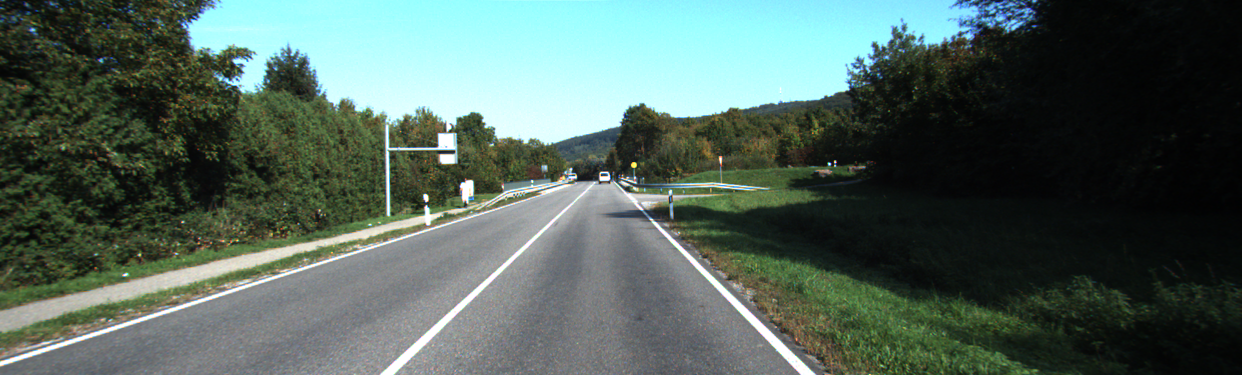
#> input picture test_images/kitti_test1.jpg, 1242 x 375 px
$ python -i sobel.py   (imports and definitions only)   (older library calls are emulated)
#> lines starting #> are read from the running program, lines starting #| are printed output that depends on the picture; after the words box and inside, x2 and y2 are one past the last pixel; in counts of white or black regions, pixels touching at a corner belong together
### hls.py
import matplotlib.pyplot as plt
import matplotlib.image as mpimg
import numpy as np
import cv2

#image = mpimg.imread('test_images/test6.jpg')
def hls_select(img, thresh=(0, 255)):
	hls = cv2.cvtColor(img, cv2.COLOR_RGB2HLS)
	s_channel = hls[:,:,2]
	binary_output = np.zeros_like(s_channel)
	binary_output[(s_channel > thresh[0]) & (s_channel <= thresh[1])] = 1
	return binary_output

### sobel.py
import numpy as np
import cv2
from hls import hls_select
#image = mpimg.imread('signs_vehicles_xygrad.png')
#gray = cv2.cvtColor(image, cv2.COLOR_RGB2GRAY

#1 To detect gradient with sobel operator
def abs_sobel_thresh(img, orient='x', thresh_min=20, thresh_max=100):
    """
    Takes an image, gradient orientation, and threshold min/max values
    """
    # Convert to grayscale
    gray = cv2.cvtColor(img, cv2.COLOR_RGB2GRAY)
    # Apply x or y gradient with the OpenCV Sobel() function
    # and take the absolute value
    if orient == 'x':
        abs_sobel = np.absolute(cv2.Sobel(gray, cv2.CV_64F, 1, 0))
    if orient == 'y':
        abs_sobel = np.absolute(cv2.Sobel(gray, cv2.CV_64F, 0, 1))
    # Rescale back to 8 bit integer
    scaled_sobel = np.uint8(255*abs_sobel/np.max(abs_sobel))
    # Create a copy and apply the threshold
    binary_output = np.zeros_like(scaled_sobel)
    # Here I'm using inclusive (>=, <=) thresholds, but exclusive is ok too
    binary_output[(scaled_sobel >= thresh_min) & (scaled_sobel <= thresh_max)] = 1

    # Return the result
    return binary_output

#2 Computation of gradient
def mag_thresh(img, sobel_kernel=3, mag_thresh=(30, 100)):
    """
    Return the magnitude of the gradient
    for a given sobel kernel size and threshold values
    """
    # Convert to grayscale
    gray = cv2.cvtColor(img, cv2.COLOR_RGB2GRAY)
    # Take both Sobel x and y gradients
    sobelx = cv2.Sobel(gray, cv2.CV_64F, 1, 0, ksize=sobel_kernel)
    sobely = cv2.Sobel(gray, cv2.CV_64F, 0, 1, ksize=sobel_kernel)
    # Calculate the gradient magnitude
    gradmag = np.sqrt(sobelx**2 + sobely**2)
    # Rescale to 8 bit
    scale_factor = np.max(gradmag)/255
    gradmag = (gradmag/scale_factor).astype(np.uint8)
    # Create a binary image of ones where threshold is met, zeros otherwise
    binary_output = np.zeros_like(gradmag)
    binary_output[(gradmag >= mag_thresh[0]) & (gradmag <= mag_thresh[1])] = 1

    # Return the binary image
    return binary_output


#3 Computation of direction
def dir_threshold(img, sobel_kernel=3, thresh=(0, np.pi/2)):
    """
    Return the direction of the gradient
    for a given sobel kernel size and threshold values
    """
    # Convert to grayscale
    gray = cv2.cvtColor(img, cv2.COLOR_RGB2GRAY)
    # Calculate the x and y gradients
    sobelx = cv2.Sobel(gray, cv2.CV_64F, 1, 0, ksize=sobel_kernel)
    sobely = cv2.Sobel(gray, cv2.CV_64F, 0, 1, ksize=sobel_kernel)
    # Take the absolute value of the gradient direction,
    # apply a threshold, and create a binary image result
    absgraddir = np.arctan2(np.absolute(sobely), np.absolute(sobelx))
    binary_output =  np.zeros_like(absgraddir)
    binary_output[(absgraddir >= thresh[0]) & (absgraddir <= thresh[1])] = 1

    # Return the binary image
    return binary_output


#4 Mix them up
def combined_thresh(img):
    abs_bin = abs_sobel_thresh(img, orient='x', thresh_min=100, thresh_max=255)
    mag_bin = mag_thresh(img, sobel_kernel=3, mag_thresh=(50, 255))
    dir_bin = dir_threshold(img, sobel_kernel=15, thresh=(0.7, 1.3))
    hls_bin = hls_select(img, thresh=(170, 255))

    combined = np.zeros_like(dir_bin)
    combined[(abs_bin == 1 | ((mag_bin == 1) & (dir_bin == 1))) | hls_bin == 1] = 1

    return combined

>>> import cv2
>>> picture = cv2.cvtColor(cv2.imread('test_images/kitti_test1.jpg'), cv2.COLOR_BGR2RGB)
>>> result = combined_thresh(picture)
#> in combined_thresh, `abs_bin = abs_sobel_thresh(img, orient='x', thresh_min=100, thresh_max..`:
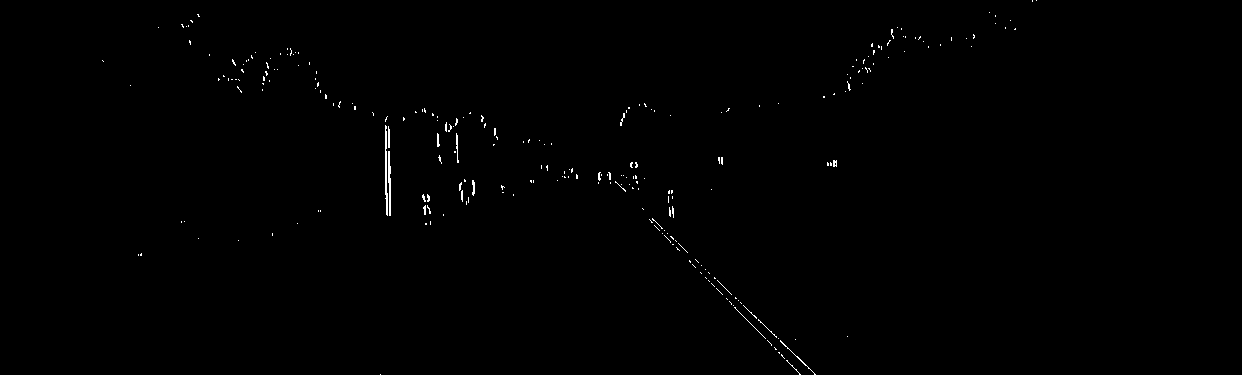
#> abs_bin: shape (375, 1242); values 0 (black) and 1 (white), 0.38% white in thin lines or dots, all inside (x1, y1, x2, y2) = (102, 0, 1037, 375)
#> in mag_thresh, `gradmag = np.sqrt(sobelx**2 + sobely**2)`:
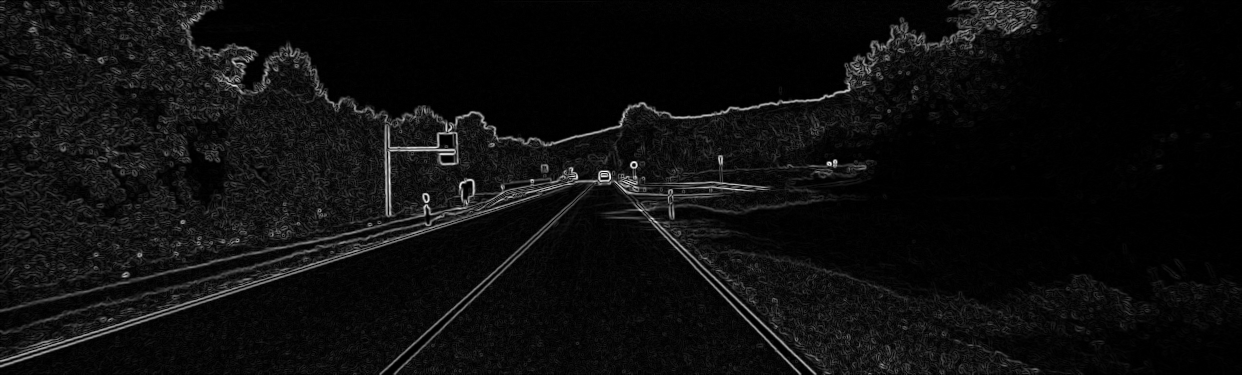
#> gradmag: shape (375, 1242) float64; min 0, max 850.6, mean 48; drawn with min black and max white
#> in mag_thresh, `scale_factor = np.max(gradmag)/255`: scale_factor = 3.34
#> in dir_threshold, `sobely = cv2.Sobel(gray, cv2.CV_64F, 0, 1, ksize=sobel_kernel)`:
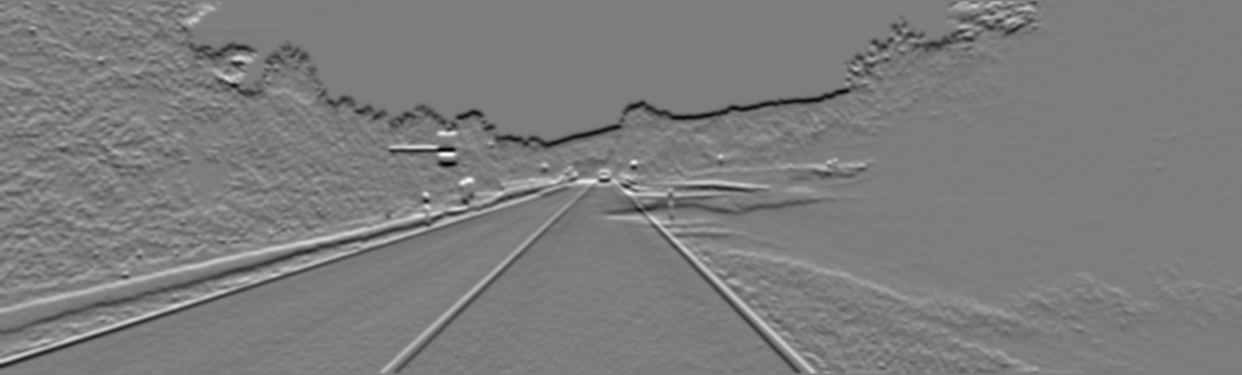
#> sobely: shape (375, 1242) float64; min -5.19e+09, max 5.4e+09, mean -16413188.8; drawn with min black and max white
#> in dir_threshold, `absgraddir = np.arctan2(np.absolute(sobely), np.absolute(sobelx))`:
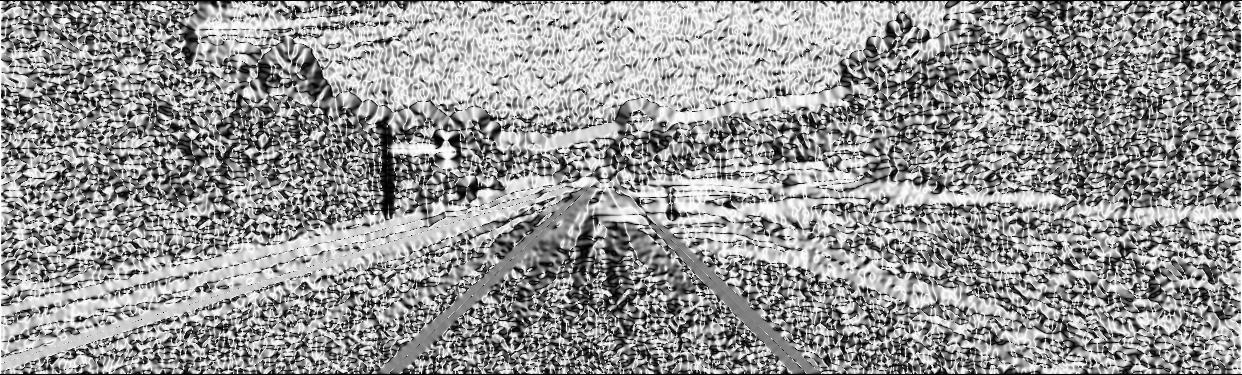
#> absgraddir: shape (375, 1242) float64; min 0, max 1.57, mean 0.927; drawn with min black and max white
#> in combined_thresh, `dir_bin = dir_threshold(img, sobel_kernel=15, thresh=(0.7, 1.3))`:
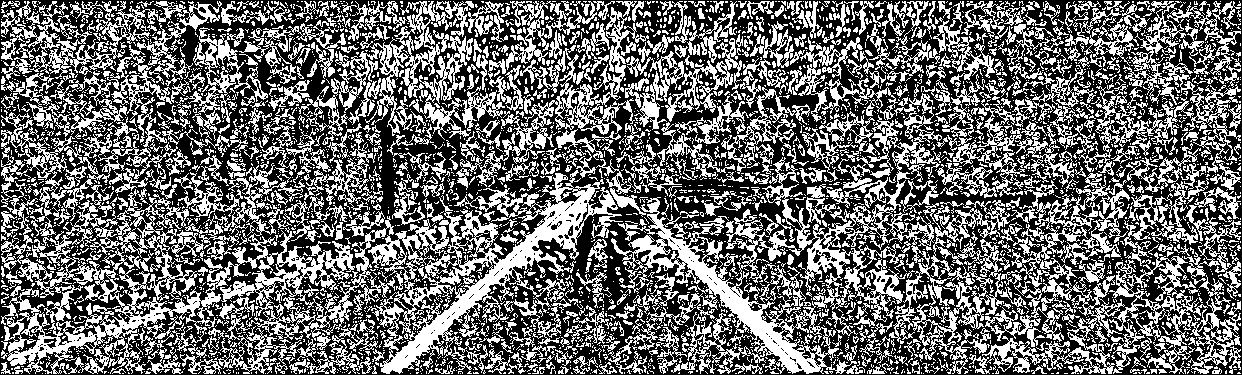
#> dir_bin: shape (375, 1242) float64; values 0 (black) and 1 (white), 41.9% white in thin lines or dots
#> in hls_select, `s_channel = hls[:,:,2]`:
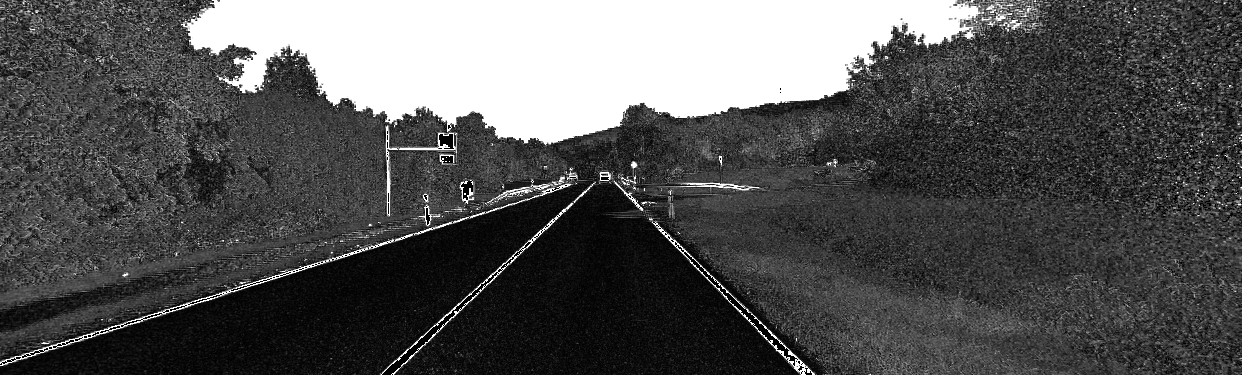
#> s_channel: shape (375, 1242); min 0, max 255, mean 83.9
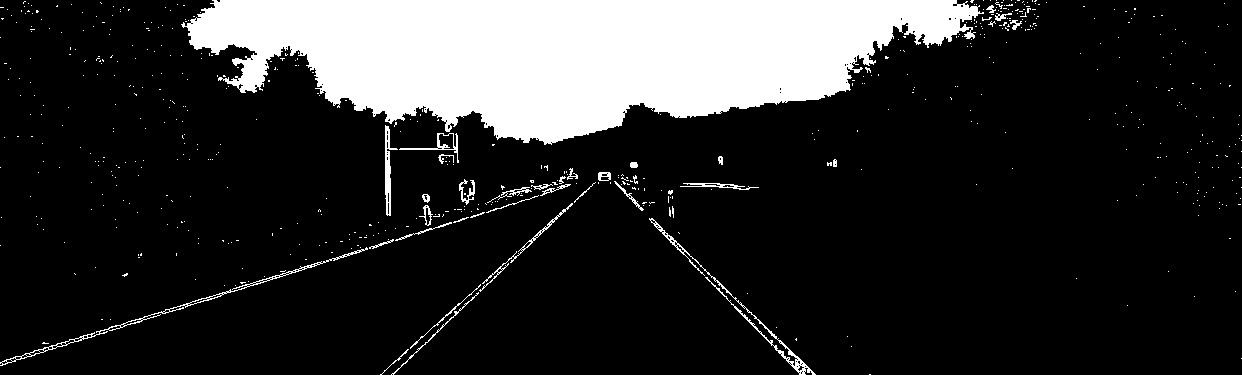
#> result: shape (375, 1242) float64; values 0 (black) and 1 (white), 17.2% white; 606 white regions (572 under 20 px), largest, box (x1, y1, x2, y2) and area: (181, 0, 984, 145) 74287, (0, 247, 368, 366) 913, (649, 218, 816, 375) 882

$ run again, on test_images/kitti_test2.jpg
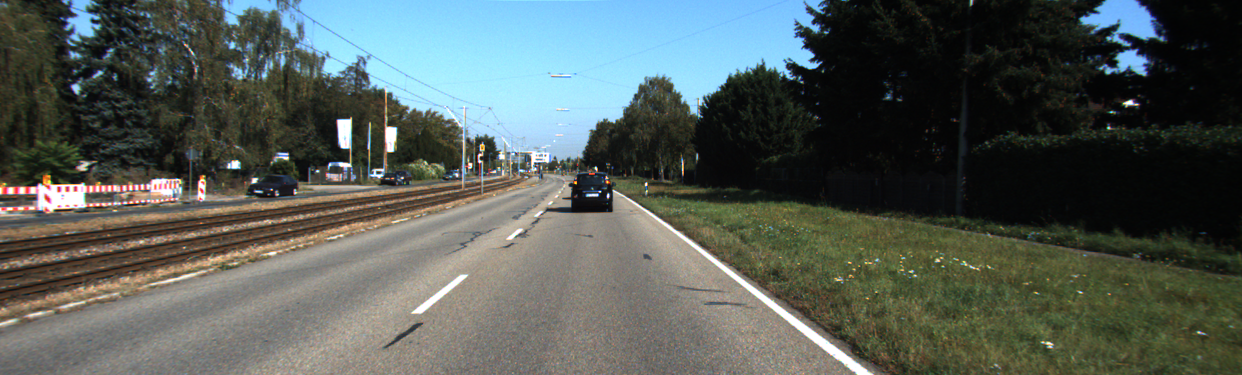
#> input picture test_images/kitti_test2.jpg, 1242 x 375 px
#> in combined_thresh, `abs_bin = abs_sobel_thresh(img, orient='x', thresh_min=100, thresh_max..`:
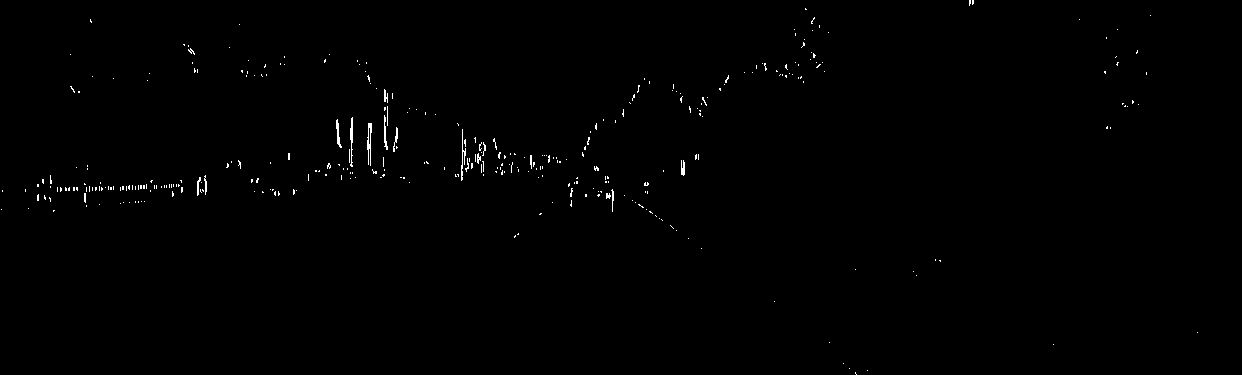
#> abs_bin: shape (375, 1242); values 0 (black) and 1 (white), 0.48% white in thin lines or dots
#> scale_factor = 3.75
#> mag_bin: shape (375, 1242); values 0 (black) and 1 (white), 5.5% white in thin lines or dots
#> dir_bin: shape (375, 1242) float64; values 0 (black) and 1 (white), 40.5% white in thin lines or dots
#> hls: shape (375, 1242, 3); mean of channels 0, 1, 2 58.3, 86.9, 70.8
#> hls_bin: shape (375, 1242); values 0 (black) and 1 (white), 12.8% white; 843 white regions (797 under 20 px), largest, box (x1, y1, x2, y2) and area: (282, 0, 822, 171) 50877, (1081, 0, 1155, 39) 1567, (0, 174, 133, 213) 1243
#> `result = combined_thresh(picture)`:
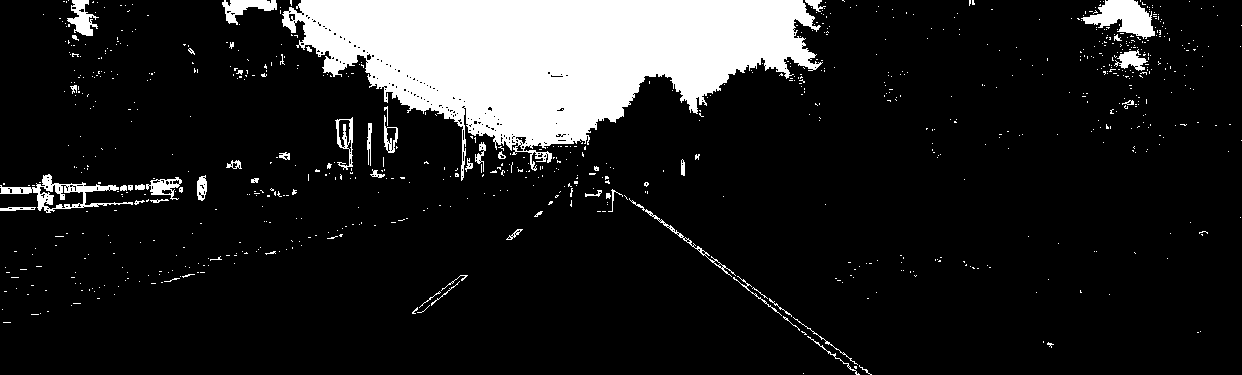
#> result: shape (375, 1242) float64; values 0 (black) and 1 (white), 13.1% white; 837 white regions (781 under 20 px), largest, box (x1, y1, x2, y2) and area: (282, 0, 823, 181) 51288, (1081, 0, 1155, 39) 1567, (0, 174, 133, 213) 1305

$ run again, on test_images/kitti_test4.jpg
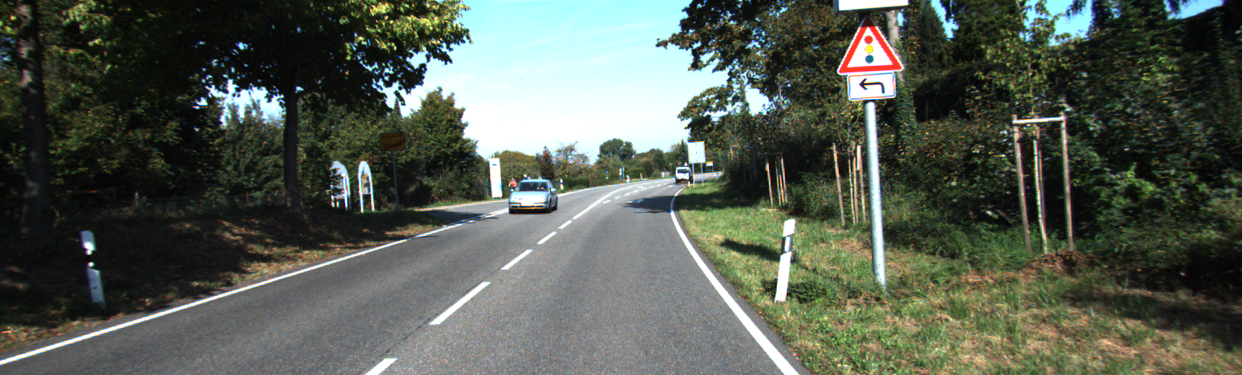
#> input picture test_images/kitti_test4.jpg, 1242 x 375 px
#> abs_bin: shape (375, 1242); values 0 (black) and 1 (white), 1.6% white in thin lines or dots
#> scale_factor = 3.55
#> mag_bin: shape (375, 1242); values 0 (black) and 1 (white), 10.6% white in thin lines or dots
#> dir_bin: shape (375, 1242) float64; values 0 (black) and 1 (white), 38.9% white in thin lines or dots
#> hls: shape (375, 1242, 3); mean of channels 0, 1, 2 62.2, 86.4, 70.6
#> hls_bin: shape (375, 1242); values 0 (black) and 1 (white), 10.4% white; 1619 white regions (1547 under 20 px), largest, box (x1, y1, x2, y2) and area: (372, 0, 733, 198) 33613, (836, 26, 904, 102) 2022, (203, 79, 285, 126) 1242
#> `result = combined_thresh(picture)`:
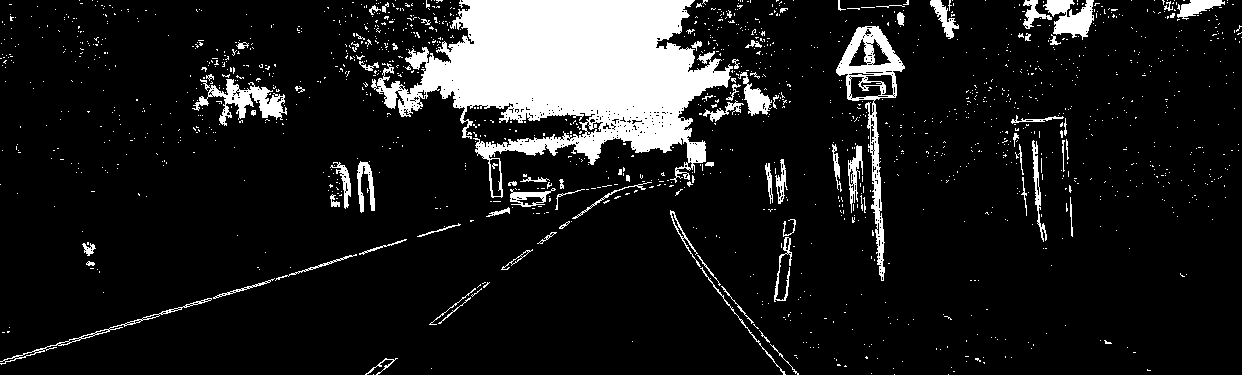
#> result: shape (375, 1242) float64; values 0 (black) and 1 (white), 11.5% white; 1501 white regions (1417 under 20 px), largest, box (x1, y1, x2, y2) and area: (371, 0, 733, 198) 34846, (836, 26, 905, 281) 3359, (192, 79, 287, 126) 1587
